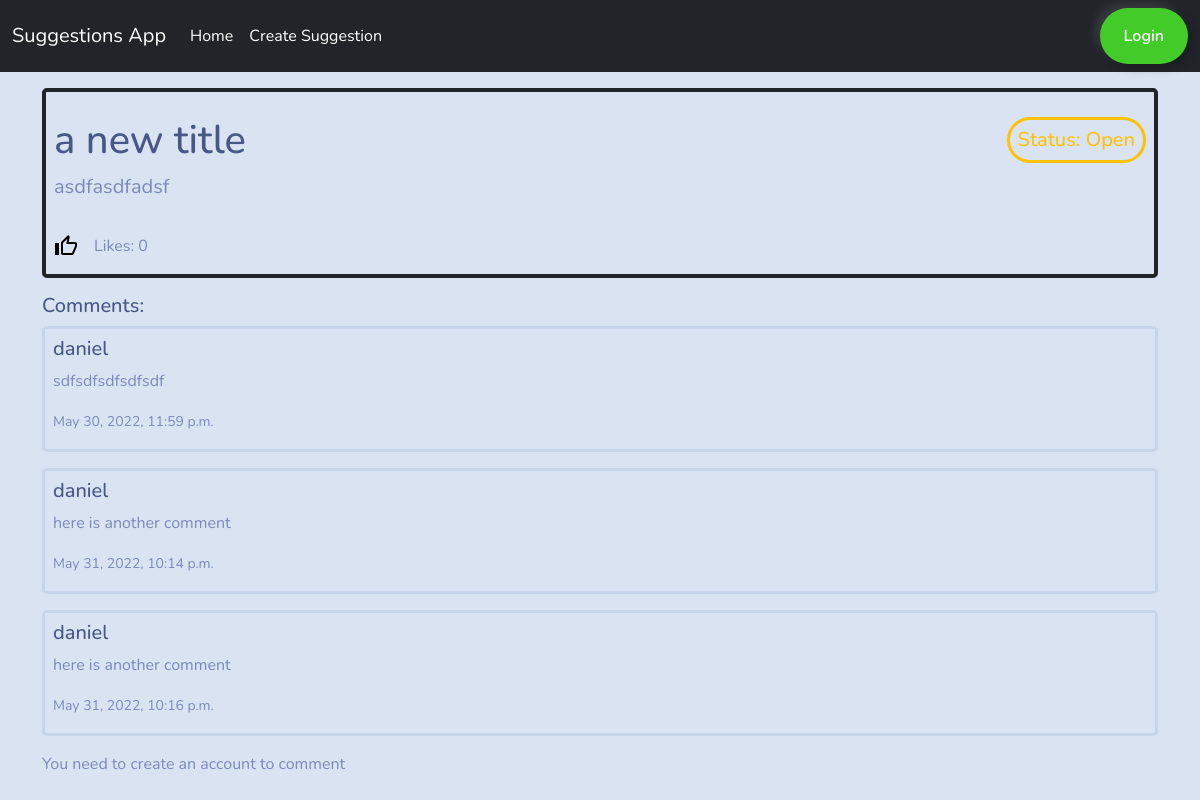
Screenshot of /suggestion/2/ with the database file from the repository.
### suggestionsapp/models.py (models this page shows)
class Suggestion(models.Model):
    title = models.CharField(max_length=90, unique=True, blank=False)
    description = models.CharField(max_length=1500, blank=False)
    STATUS_CHOICES = [
        ('IP', 'In Progress'),
        ('CL', 'Closed'),
        ('DO', 'Done'),
        ('OP', 'Open')
    ]
    status = models.CharField(
        max_length=2, choices=STATUS_CHOICES, default="OP")

class Comment(models.Model):
    suggestion = models.ForeignKey(Suggestion, on_delete=models.CASCADE)
    creator = models.ForeignKey(User, on_delete=models.CASCADE)
    content = models.CharField(max_length=1500)
    datePosted = models.DateTimeField(auto_now_add=True)

### suggestionsapp/views.py (the view)
# urls.py: path('suggestion/<int:id>/',views.suggestion ,name='suggestion'),
def suggestion(request, id):
    try:
        suggestion = Suggestion.objects.get(id=id)
        totalLikes = len(Like.objects.filter(suggestion=suggestion))
        if request.method == 'POST' and request.user.is_authenticated:
            f = CreateCommentForm(request.POST)
            if f.is_valid():
                commentContent = f.cleaned_data.get('content')
                newComment = Comment(
                    content=commentContent, creator=request.user, suggestion=suggestion)
                newComment.save()
                f = CreateCommentForm()
            else:
                f = CreateCommentForm()
        else:
            f = CreateCommentForm()
        if request.user.is_authenticated:
            currentUser = request.user
            if len(Like.objects.filter(creator=currentUser, suggestion=suggestion)) == 0:
                hasLiked = False
            else:
                hasLiked = True
        else:
            hasLiked = False
        comments = Comment.objects.all().order_by('datePosted')
        return render(request, "suggestionsapp/suggestion.html", {'form': f, 'suggestion': suggestion, "totalLikes": totalLikes, "hasLiked": hasLiked, "comments": comments})
    except Suggestion.DoesNotExist:
        return HttpResponseNotFound()

### suggestionsapp/templates/suggestionsapp/suggestion.html (shortened to what this page needs)
{% extends 'suggestionsapp/base.html' %}
{%block content %}
<div class="my-3 border border-dark border-4 rounded rounded-3">
	<div class='ps-2 pe-2 pt-2'>
		<div class="d-flex justify-content-between mt-3 align-items-center">
			<h1 class="flex-fill ">{{suggestion.title}}</h1>
			{%if suggestion.status == 'OP'%}
				<h5 class="border-warning text-warning border border-3 p-2 rounded-pill">Status: Open</h5>
			{%elif suggestion.status == 'DO'%}
				<h5 class="border-success text-success border border-3 p-2 rounded-pill">Status: Done</h5>
			{%elif suggestion.status == 'CL'%}
				<h5 class="border-danger text-danger border border-3 p-2 rounded-pill">Status: Closed</h5>
			{%elif suggestion.status == 'IP'%}
				<h5 class="border-primary text-primary border border-3 p-2 rounded-pill">Status: In Progress</h5>
			{%endif%}
		</div>
		<p class="fs-5">{{suggestion.description}}</p>
		{% load static %}
		{% if request.user.is_authenticated %}
			{%if hasLiked == True%}
				<a href="{%url 'unlike' suggestionId=suggestion.id %}">
					<div class="d-flex justify-content-start mt-3 align-items-center">
						<img class="pe-3" src="{% static 'thumb-up.svg' %}">
						<p class="pt-3">Likes: {{totalLikes}}</p>
					</div>
				</a>
			{%else%}
				<a href="{%url 'like' suggestionId=suggestion.id %}">
					<div class="d-flex justify-content-start mt-3 align-items-center">
						<img class="pe-3" src="{% static 'thumb-up-outline.svg' %}">
						<p class="pt-3">Likes: {{totalLikes}}</p>
					</div>
				</a>
			{%endif%}
		{%else%}
			<div class="d-flex justify-content-start mt-3 align-items-center">
				<img class="pe-3" src="{% static 'thumb-up-outline.svg' %}">
				<p class="pt-3">Likes: {{totalLikes}}</p>
			</div>
		{%endif%}
	</div>
</div>
<h5>Comments:</h5>
{%for comment in comments%}
	<div class="mb-3 border border-3 rounded rounded-3">
		<div class="pt-2 ps-2 pr-2">
			<h5>{{comment.creator.username}}</h5>
			<p>{{comment.content}}</p>
			<p><small>{{comment.datePosted}}</small></p>
		</div>
	</div>
{%endfor%}
{% if request.user.is_authenticated %}
<form action="/suggestion/{{suggestion.id}}/" method="POST">
	{% csrf_token %}
	<div class="mb-3">
		{{form}}
	</div>
	<input type="Submit" class="btn btn-primary" value="Comment">
</form>
{%else%}
<p>You need to create an account to comment</p>
{%endif%}
{%endblock%}

### suggestionsapp/templates/suggestionsapp/base.html (shortened to what this page needs)
<!DOCTYPE html>
<html lang="en">
	<head>
		{% load static %}
		<link rel="stylesheet" href="{% static 'bootstrap.min.css' %}">
	</head>
	<body>
	<nav class="navbar navbar-expand-lg navbar-dark bg-dark">
		<div class="container-fluid">
			<a class="navbar-brand" href="{%url 'home'%}">Suggestions App</a>
			<div class="collapse navbar-collapse" id="navbarSupportedContent">
				<ul class="navbar-nav me-auto mb-2 mb-lg-0">
					<li class="nav-item">
						<a class="nav-link active" aria-current="page" href="{%url 'home' %}">Home</a>
					</li>
					<li class="nav-item">
						<a class="nav-link active" aria-current="page" href="{%url 'createsuggestion' %}">Create Suggestion</a>
					</li>
				</ul>
				{% if request.user.is_authenticated %}
						<form action="/logout/" method="POST" class="d-flex">
							{% csrf_token %}
							<p class="navbar-brand">Hello {{ request.user.username}}</p>
							<button class="btn btn-outline-danger" type="submit">Logout </a>
						</form>
					</div>
				{% else %}
					<div class="d-flex">
						<a class="btn btn-outline-success" href='{% url 'login' %}'>Login</a>
					</div>
				{% endif %}
			</div>
		</div>
	</nav>
	<div class="container">
		{% block content %}
		{% endblock %}
	</div>
	</body>
</html>

### rows the page displays
Suggestion: title "a new title", description "asdfasdfadsf"
Comment: creator.username "daniel", content "sdfsdfsdfsdfsdf", datePosted "May 30, 2022, 11:59 p.m."
Comment: creator.username "daniel", content "here is another comment", datePosted "May 31, 2022, 10:14 p.m."
Comment: creator.username "daniel", content "here is another comment", datePosted "May 31, 2022, 10:16 p.m."

### other values shown
{{ totalLikes }} "0"
